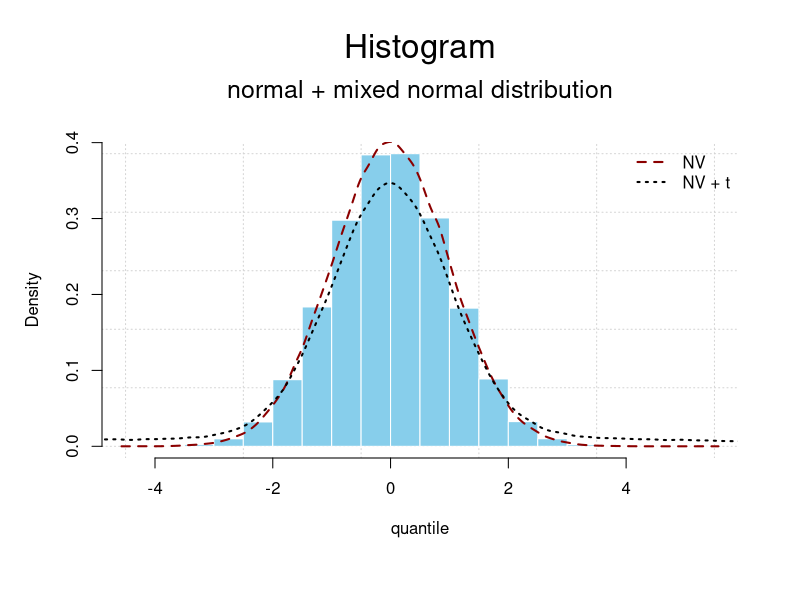
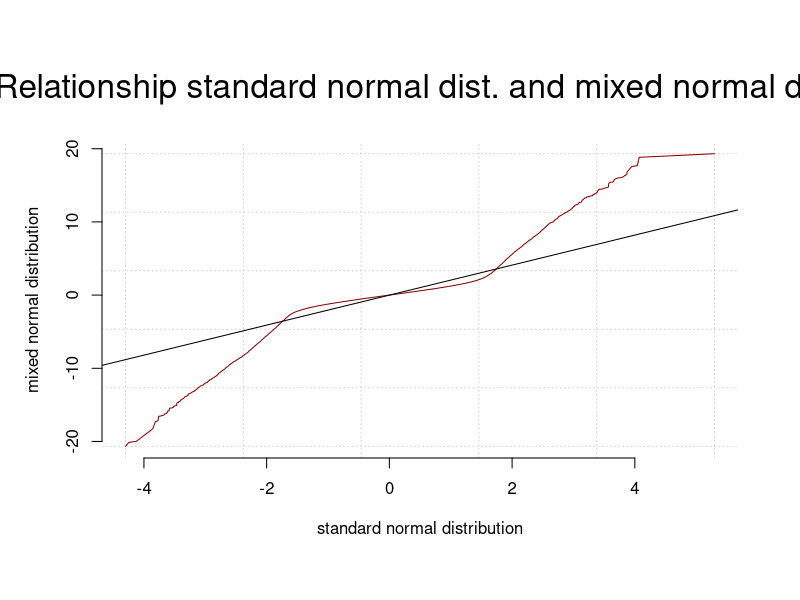
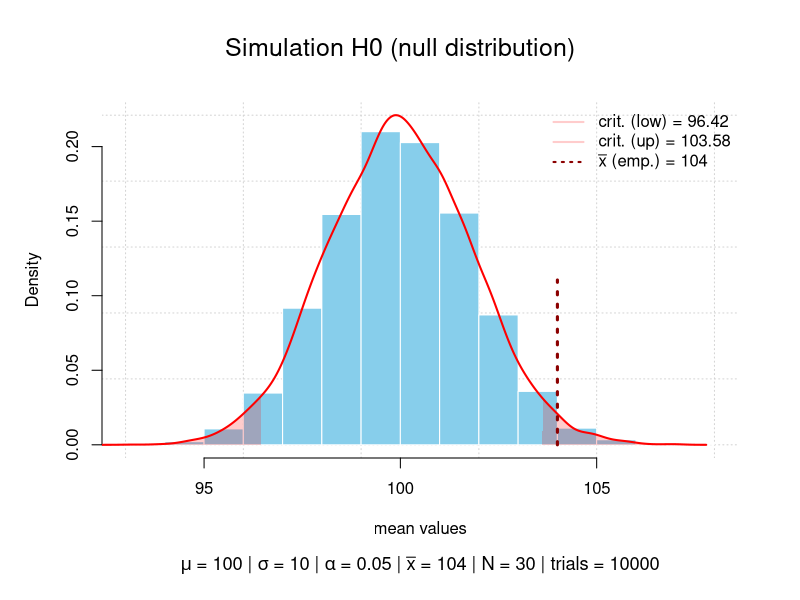
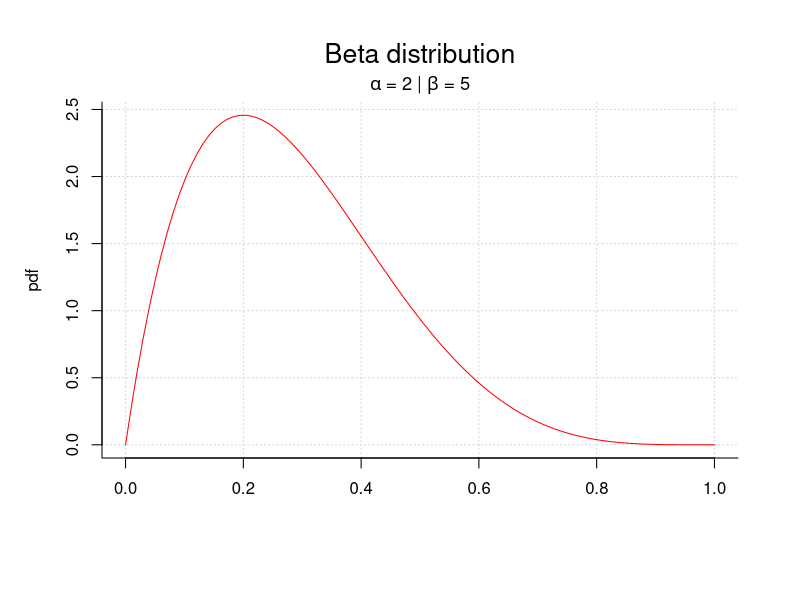

These charts were generated, in order, by the following R code:
# file:
# ptII_quan_classicstats_pvalue-as-base.r

# location:
# chap. 4 [4.5.8.1]
# Die Berechnung des p-Wertes


# normal vs. mixed normal distribution
seed <- 556
set.seed(seed)
n <- 1e5
fac <- .2
#dfs <- n*fac
SD <- 5
p1 <- rnorm(n)
#p2 <- p1 + rt(n, df=dfs)
p1.5 <- rnorm(n*fac, sd=5)
length(p1)
length(p1.5)
p2 <- sample(c(p1,p1.5), size=n, replace=FALSE)
length(p2)
par(oma=c(2,1,3,1), "cex.axis"=1, bty="l")
hist(p1, panel.first=grid(), prob=TRUE, border="white", col="skyblue",
     main="", xlab="quantile", ylab="Density")
lines(density(p1), col="darkred", lwd=2, lty=2)
lines(density(p2),col="black", lwd=2, lty=3)
# legend
legend("topright", legend=c("NV","NV + t"),					
       lwd=c(2,2), lty=c(2,3), col=c("darkred","black"), bty="n")
mtext("Histogram", 3, line=4, cex=2)
mtext("normal + mixed normal distribution", 3, line=2, cex=1.5)
# quantiles
probs <- c(0,0.01,0.025,0.05,0.1,0.25,0.5,0.75,0.9,0.95,0.975,0.99,1)
q1 <- quantile(p1, prob=probs)
q2 <- quantile(p2, prob=probs)
cbind(q1,q2)
q2/q1
apply(cbind(q1,q2),2,function(x) c(summary(x),sd=sd(x),var=var(x)))


# scatterplot
plot(sort(p1),sort(p2), type="l", col="darkred", bty="n", pre.plot=grid(),
     xlab="standard normal distribution", ylab="mixed normal distribution")
abline(lm(sort(p2) ~ sort(p1)))
mtext("Relationship standard normal dist. and mixed normal dist.", 3, line=2, cex=2)

# differences in probs in accordance to distribution, dfs, and parameter, etc.
v <- 2.5
pnorm(v)
pt(v,15:30)

# calculation of the p value
# simulation H0
seed <- 9876
set.seed(seed)
mu1 <- 100
sigma1 <- 10
trials <- 10000
n <- 30
mean.sim <- replicate(trials, mean(rnorm(n=n, mu1, sigma1)))
mean.sim.dens <- density(mean.sim)

# critical values
alpha <- 0.05
crit.sig.values <- quantile(mean.sim, probs=c(0.025, 0.975))

# histogram and density
color <- rgb(1,0,0,alpha=.2)
xlim <- range(mean.sim.dens$x)
ylim <- c(0,max(mean.sim.dens$y))
par(oma=c(2,1,1,1), "cex.axis"=1, bty="l")
hist(mean.sim, ylim=ylim, panel.first=grid(), prob=TRUE, border="white", col="skyblue",
     main="", xlab="mean values", ylab="Density")
lines(mean.sim.dens, col="red", lwd=2)
# lower limit rejection area
polygon(x=c(xlim[1],mean.sim.dens$x[mean.sim.dens$x < crit.sig.values[1]],crit.sig.values[1]),
        y=c(ylim[1],mean.sim.dens$y[mean.sim.dens$x <= crit.sig.values[1]],ylim[1]), col=color, border=NA)
# upper limit rejection area
polygon(x=c(crit.sig.values[2],mean.sim.dens$x[mean.sim.dens$x > crit.sig.values[2]],xlim[2]),
        y=c(ylim[1],mean.sim.dens$y[mean.sim.dens$x >= crit.sig.values[2]],ylim[1]), col=color, border=NA)
mtext("Simulation H0 (null distribution)", outer=TRUE, line=-2, cex=1.5, side=3)

# now arbitrary empirical value
xbar1 <- 104
# calculate p-value
mean.sim.sort <- sort(mean.sim)
# upper limit
emp.pv <- 1 - length(mean.sim.sort[which(mean.sim.sort < xbar1)])/trials
emp.pv
# lower limit
1 - length(mean.sim.sort[which(mean.sim.sort > xbar1)])/trials

# calculate critical values for significance test
mean.sim.sd <- sd(mean.sim)
fak <- qnorm(1-alpha/2)
crit <- mu1 + c(-fak,fak)*mean.sim.sd
crit

# abline(v=crit, col="magenta", lty=2, lwd=1)
lines(x=c(xbar1,xbar1), y=c(0,max(mean.sim.dens$y)/2), col="darkred", lty=3, lwd=3)

#legend
legend("topright", legend=c(paste("crit. (low) = ",round(crit[1],2),sep=""), paste("crit. (up) = ",round(crit[2],2),sep=""),
                            eval(substitute(expression(paste(bar(x)," (emp.) = ",xbar1,sep="")),list(xbar1=xbar1)))),					
       lwd=c(2,2,2), lty=c(1,1,3), col=c(color, color,"darkred"), bty="n")
mtext(eval(substitute(expression(paste(mu," = ",mu1," | ",sigma," = ",sigma1," | ",alpha," = ",alpha1," | ",bar(x)," = ",xbar1," | N = ",n," | trials = ",trials)),
           list(mu1=mu1, sigma1=sigma1, alpha1=alpha, xbar1=xbar1, n=n, trials=trials))), 1, line=5, cex=1.1)
			 
# test xbar
xbar1 > mean.sim.sort[trials*(1-alpha/2)] | xbar1 < mean.sim.sort[trials*(alpha/2)]

# equivalent
emp.pv < alpha/2

# direct calculation
# two-sided test
# t distributed values
n1 <- 75
alpha <- 0.0412
c(-1,1)*qt(1-alpha/2, df=n1-1)
# normal distribution
alpha <- 0.05
c(-1,1)*qnorm(1-alpha/2)
c(-1,1)*qt(1-alpha/2, df=n1-1)
c(-1,1)*qt(1-alpha/2, df=Inf)

# test auf roughly "the same" (not necessarily 100% identical due to rounding)
all.equal(c(-1,1)*qnorm(1-alpha/2), c(-1,1)*qt(1-alpha/2, df=Inf))

# lower tail
a1 <- 2
b1 <- 5 
qbeta(alpha/2, shape1=a1, shape2=b1, lower.tail=TRUE)
# upper tail
qbeta(alpha/2, shape1=a1, shape2=b1, lower.tail=FALSE)

# plot Beta curve
sek.b <- seq(-0,1,length.out=100)
plot(sek.b,dbeta(sek.b,2,5), type="l", panel.first=grid(), lwd=1, lty=1, col="red", bty="l", main="", xlab="", ylab="pdf")
mtext(expression(paste("Beta distribution",sep="")), 3, line=1.7, cex=1.6)
mtext(eval(substitute(expression(paste(alpha," = ",a1," | ",beta," = ",b1)), list(a1=a1, b1=b1))), 3, line=0.2, cex=1.1)
	
